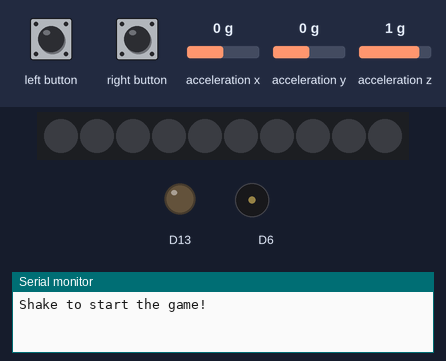
The sketch below on a simulated Adafruit Circuit Playground Express. Parts: 10 RGB LEDs in strip order, left to right, output pins drawn as LEDs (lit = HIGH), buzzer (waves = sounding), the last lines printed to the serial monitor. Inputs (shaded band) come from the test bench; at power-on: acceleration x 0 g, acceleration y 0 g, acceleration z 1 g. Dim RGB values are drawn brighter than linear; random numbers use the default seed unless the sketch sets one.

Above: at 1.2 s.
1.3 s: acceleration x set to -1.4 g
At 2.9 s:
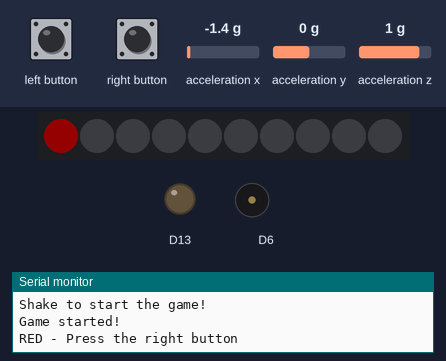
3.8 s: right button pressed for 0.15 s
At 5.6 s:
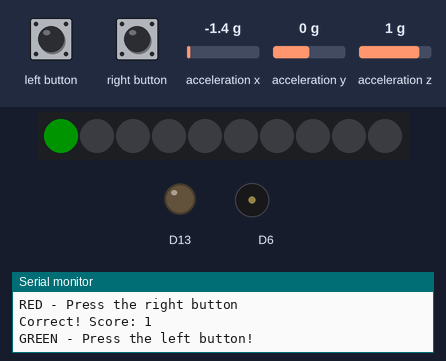
6.9 s: acceleration x set to -0.8 g
9.9 s: acceleration y set to -1.4 g
At 12.1 s:
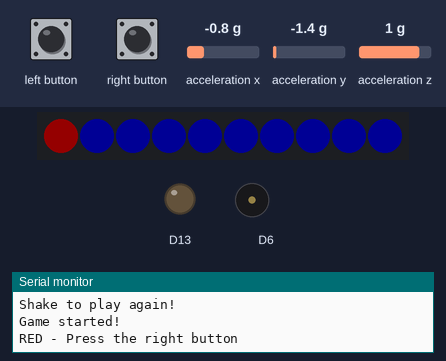
12.9 s: right button pressed for 3.2 s
At 18.7 s:
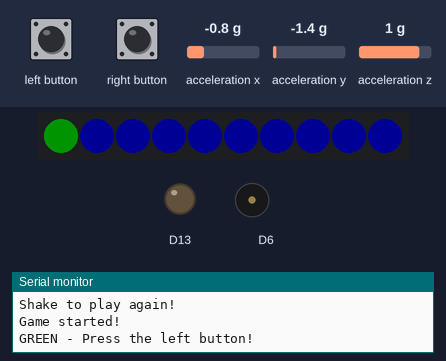
19.1 s: left button pressed for 1 s
At 21.5 s:
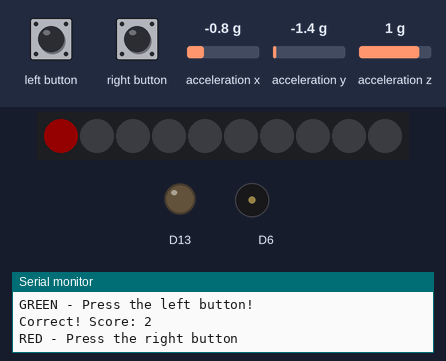
Timing chart, 0 to 24.1 s (numbered marks = the images above; inputs shaded):
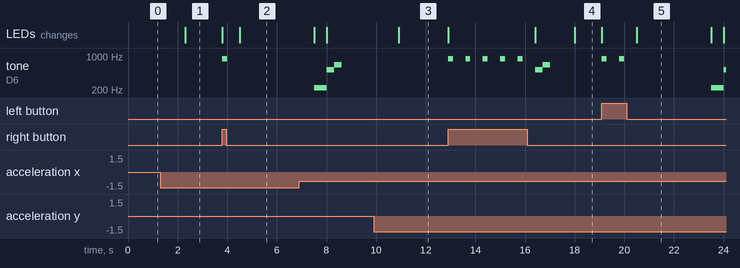

The sketch:

sketch_Final.ino
```cpp
#include <Adafruit_CircuitPlayground.h>
#include <math.h>
//the score starts at zero and goes up to 5
const int rounds = 5;
int score = 0;
//shake the board to start the game
bool isShaking() {
  float x = CircuitPlayground.motionX();
  float y = CircuitPlayground.motionY();
  float z = CircuitPlayground.motionZ();
  float magnitude = sqrt(x * x + y * y + z * z);
  return magnitude > 15.0;
}

void setup() {
  Serial.begin(9600);
  CircuitPlayground.begin();
  randomSeed(analogRead(0)); //generates a random number

  Serial.println("Shake to start the game!");
  CircuitPlayground.clearPixels();
}

void loop() {
  // Wait for shake to start
  while (!isShaking()) {
    delay(100);
  }

  Serial.println("Game started!");//cerial monitor will print "game started"
  delay(1000);

  for (int i = 0; i < rounds; i++) {
    bool isGreen = random(0, 2); // 0 = red, 1 = green

    if (isGreen) {
      Serial.println("GREEN - Press the left button!");
      CircuitPlayground.setPixelColor(0, 0, 255, 0); // green
    } else {
      Serial.println("RED - Press the right button");
      CircuitPlayground.setPixelColor(0, 255, 0, 0); // red
    }
    CircuitPlayground.strip.show();

    bool correct = false;
    unsigned long startTime = millis();//the player has up to 3 seconds to respond
    while (millis() - startTime < 3000) {
      if (isGreen && CircuitPlayground.leftButton()) {
        correct = true;
        break;
      } else if (!isGreen && CircuitPlayground.rightButton()) {
        correct = true;
        break;
      }
    }

    CircuitPlayground.clearPixels();//once the score gets to 5 all pixles are cleared

    if (correct) {
      score++;
      CircuitPlayground.playTone(880, 200);
      Serial.print("Correct! Score: ");
      Serial.println(score);
    } else {
      CircuitPlayground.playTone(220, 500);
      Serial.println("Wrong or too slow! Game over.");
      break;
    }

    delay(500);
  }

  Serial.print("Final Score: ");
Serial.println(score);

// Light up all pixels blue
for (int i = 0; i < 10; i++) {
  CircuitPlayground.setPixelColor(i, 0, 0, 255);
}
CircuitPlayground.strip.show();

// Sound
CircuitPlayground.playTone(523, 300);
CircuitPlayground.playTone(659, 300);

// Wait for player to shake to restart
Serial.println("Shake to play again!");
score = 0;
while (!isShaking()) {
  delay(100);
}
}
```

Measured:
- after the input at 1.3 s, the LEDs: change after 1.0 s (image 1)
- after the input at 9.9 s, the LEDs: change after 1.0 s (image 3)
- by itself, tone on D6: plays 880 Hz for 0.20 s, 880 Hz for 0.20 s, 880 Hz for 0.20 s, 880 Hz for 0.20 s, 880 Hz for 0.20 s, 523 Hz for 0.30 s … (7 notes in this stretch)
